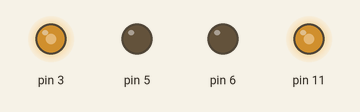
This sketch was run on a simulated Arduino Uno, built with avr-gcc and run on an emulated ATmega328P. Shown: output pins drawn as LEDs (lit = HIGH).

Above: at 0.1 s.
Timing chart, 0 to 1.6 s (numbered marks = the images above):
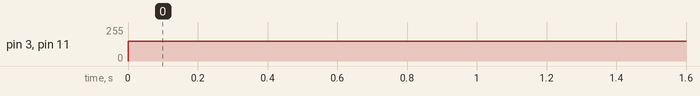

Measured:
- by itself, pin 3, pin 11: 0/255 → 150/255 at 0.00 s

The sketch:

_2_Basic_Motor.ino
```cpp
void setup() {
  // put your setup code here, to run once:
  pinMode(3,OUTPUT);
  pinMode(5,OUTPUT);
  pinMode(6,OUTPUT);
  pinMode(11,OUTPUT);
}

void loop() {
  // put your main code here, to run repeatedly:
  analogWrite(3, 150);
  analogWrite(5, 0);
  analogWrite(6, 0);
  analogWrite(11, 150);
}
```
